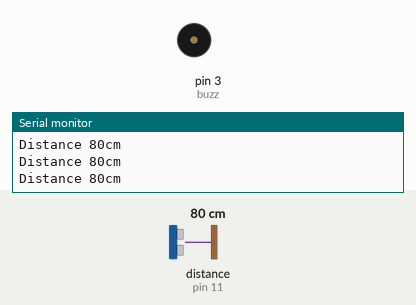
The sketch below on a simulated Arduino Uno, built with avr-gcc and run on an emulated ATmega328P. On the bench: buzzer (waves = sounding, pin HIGH), the last lines printed to the serial monitor. Wiring (inferred from the names in the program): ultrasonic range finder: trigger pin 12; echo pin 11. Inputs (shaded band) come from the test bench; at power-on: distance to the obstacle (sensor on pin 11) 80 cm. The echo pulse lasts 58.3 µs per cm; pins used as bus, display or sensor lines are not drawn.

Above: at 1.2 s.
1.3 s: distance to the obstacle (sensor on pin 11) set to 35 cm
4.3 s: distance to the obstacle (sensor on pin 11) set to 29 cm
At 5.5 s:
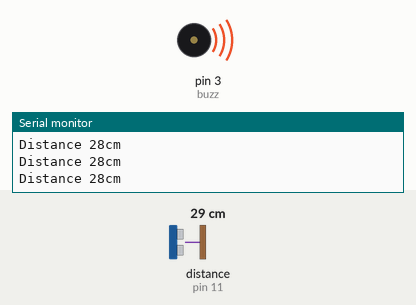
5.8 s: distance to the obstacle (sensor on pin 11) set to 120 cm
At 7.0 s:
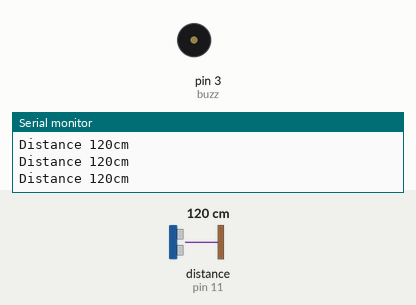
7.3 s: distance to the obstacle (sensor on pin 11) set to 2 cm
At 7.9 s:
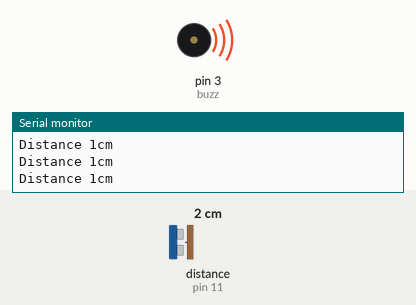
Timing chart, 0 to 9.8 s (numbered marks = the images above; inputs shaded):
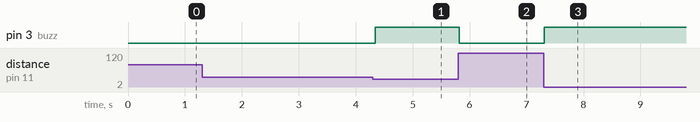

The sketch:

jsmsr04t.ino
```cpp
/* This code works with JSN SR04 T ultrasound module
 * It measures the distance and shows it on the Serial monitor
 * Refer to www.SurtrTech. com or SurtrTech YT channel for more informations
 */

#define TRIG 12 //Module pins
#define ECHO 11
int buzz =3;


void setup() {

  Serial.begin(9600); // Serial monitoring
  pinMode(TRIG, OUTPUT); // Initializing Trigger Output and Echo Input
  pinMode(ECHO, INPUT_PULLUP);
   pinMode(buzz, OUTPUT);
    digitalWrite(buzz,LOW);
  }

  void loop() {

    digitalWrite(TRIG, LOW); // Set the trigger pin to low for 2uS
    delayMicroseconds(2);

    digitalWrite(TRIG, HIGH); // Send a 10uS high to trigger ranging
    delayMicroseconds(20);

    digitalWrite(TRIG, LOW); // Send pin low again
    int distance = pulseIn(ECHO, HIGH,26000); // Read in times pulse

    distance= distance/58; //Convert the pulse duration to distance
                           //You can add other math functions to calibrate it well

    Serial.print("Distance ");
    Serial.print(distance);
    if(distance<=30)
    {
      digitalWrite(buzz,HIGH);
    }
    else{
    digitalWrite(buzz,LOW);
    }
    Serial.println("cm");

    delay(50);

}
```

Measured:
- the behaviour switches between 32 and 31 cm on distance to the obstacle (sensor on pin 11) (found by bisection; images 0 and 1)
- after the input at 4.3 s, pin 3 (buzz): LOW → HIGH at once
- after the input at 5.8 s, pin 3 (buzz): HIGH → LOW at once
- after the input at 7.3 s, pin 3 (buzz): LOW → HIGH at once
